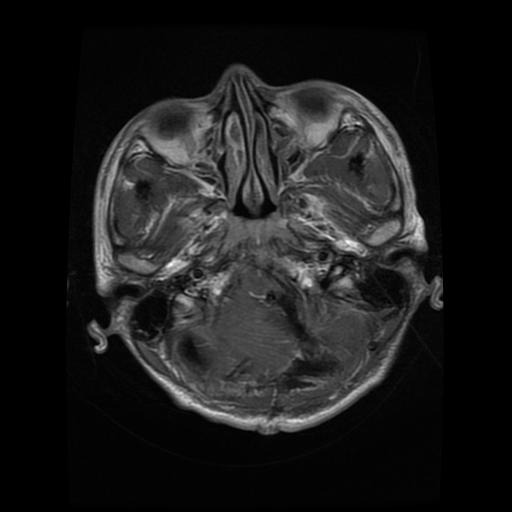
#> input picture sample_mri.jpg, 512 x 512 px, found by its file name
$ python test_preprocessing.py
#> lines starting #> are read from the running program, lines starting #| are printed output that depends on the picture
### utils.py
# utils.py
import cv2
import numpy as np
import pydicom
import SimpleITK as sitk
from skimage import exposure
from scipy.ndimage import gaussian_filter

def load_image(path):
#> called with path = 'uploads/sample_mri.jpg'
    if path.endswith(".dcm"):
        dcm = pydicom.dcmread(path)
        img = dcm.pixel_array.astype(np.float32)
        img = normalize_image(img)
        return img, dcm
    else:
        img = cv2.imread(path, cv2.IMREAD_GRAYSCALE)
#> img is the input picture: shape (512, 512); min 0, max 255, mean 27.9
        if img is None:
            raise FileNotFoundError(f"Could not load image: {path}")
        img = img.astype(np.float32)
        img = normalize_image(img)
        return img, None

def normalize_image(img):
    img = (img - np.mean(img)) / (np.std(img) + 1e-5)  # Z-score normalization
    img = np.clip(img, -3, 3)
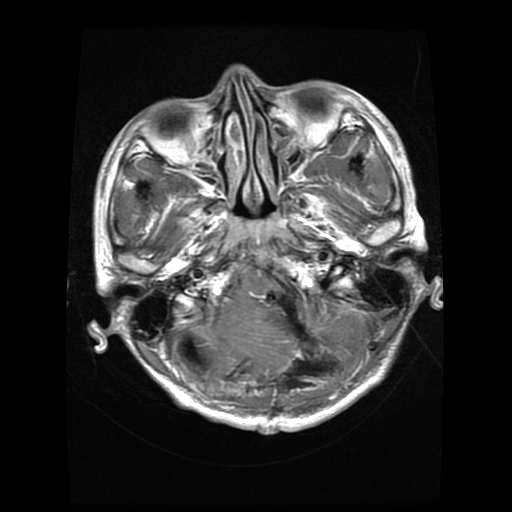
#> img: shape (512, 512) float32; min -0.709, max 3, mean -0.00577; drawn with min black and max white
    img = (img - np.min(img)) / (np.max(img) - np.min(img))  # [0,1]
    return img

def preprocess_image(img):
    img = cv2.GaussianBlur(img, (5, 5), 0)
    img = exposure.equalize_hist(img)
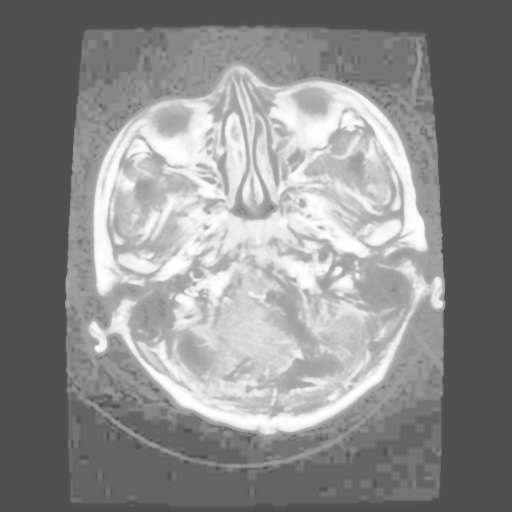
#> img: shape (512, 512) float32; min 0.312, max 1, mean 0.553
    return img
# [28 lines left out: functions load_dicom_image, z_score_normalization, not called in this run]

### test_preprocessing.py
# test_preprocessing.py
from utils import load_image, preprocess_image
import matplotlib.pyplot as plt

image_path = 'uploads/sample_mri.jpg'  # Or .dcm file

img, meta = load_image(image_path)
preprocessed = preprocess_image(img)

plt.subplot(1, 2, 1)
plt.title("Original")
plt.imshow(img, cmap='gray')

plt.subplot(1, 2, 2)
plt.title("Preprocessed")
plt.imshow(preprocessed, cmap='gray')

plt.show()
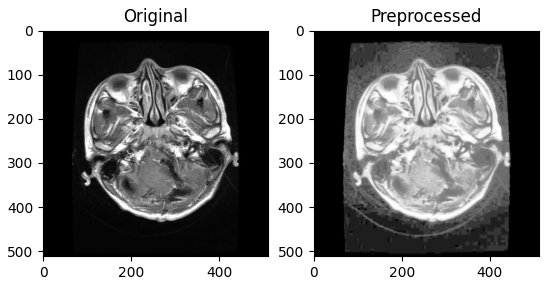
#> figure drawn by matplotlib, 2 panels
